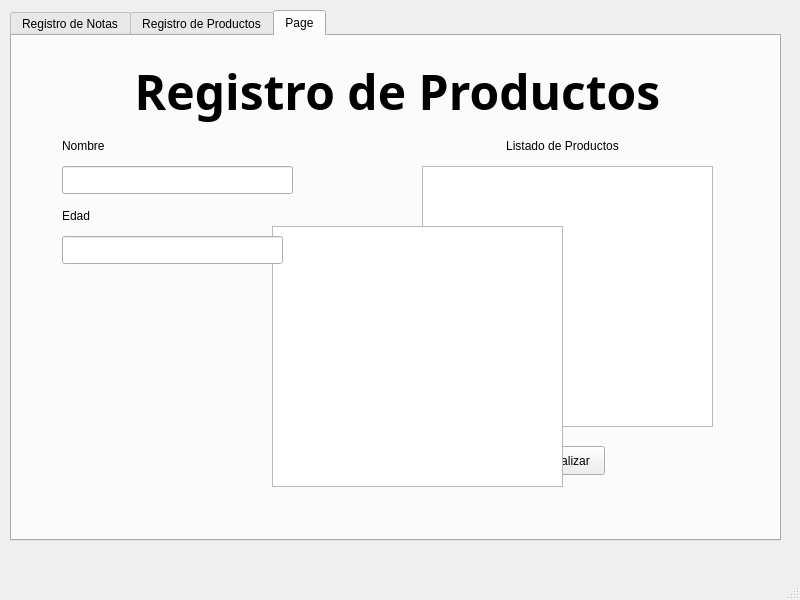
<?xml version="1.0" encoding="UTF-8"?>
<ui version="4.0">
 <class>MainWindow</class>
 <widget class="QMainWindow" name="MainWindow">
  <property name="geometry">
   <rect>
    <x>0</x>
    <y>0</y>
    <width>800</width>
    <height>600</height>
   </rect>
  </property>
  <property name="windowTitle">
   <string>MainWindow</string>
  </property>
  <widget class="QWidget" name="centralwidget">
   <widget class="QTabWidget" name="tabWidget">
    <property name="geometry">
     <rect>
      <x>10</x>
      <y>10</y>
      <width>771</width>
      <height>531</height>
     </rect>
    </property>
    <property name="currentIndex">
     <number>2</number>
    </property>
    <widget class="QWidget" name="tab">
     <attribute name="title">
      <string>Registro de Notas</string>
     </attribute>
     <widget class="QPushButton" name="btn_agregarEstudiante">
      <property name="geometry">
       <rect>
        <x>510</x>
        <y>440</y>
        <width>83</width>
        <height>29</height>
       </rect>
      </property>
      <property name="text">
       <string>Calificar</string>
      </property>
     </widget>
     <widget class="QTextEdit" name="textEdit">
      <property name="geometry">
       <rect>
        <x>40</x>
        <y>120</y>
        <width>291</width>
        <height>311</height>
       </rect>
      </property>
      <property name="readOnly">
       <bool>true</bool>
      </property>
     </widget>
     <widget class="QLabel" name="label_2">
      <property name="geometry">
       <rect>
        <x>90</x>
        <y>10</y>
        <width>551</width>
        <height>71</height>
       </rect>
      </property>
      <property name="font">
       <font>
        <family>Sitka Display Semibold</family>
        <pointsize>36</pointsize>
        <bold>true</bold>
       </font>
      </property>
      <property name="text">
       <string>Registro de Notas</string>
      </property>
      <property name="alignment">
       <set>Qt::AlignmentFlag::AlignCenter</set>
      </property>
     </widget>
     <widget class="QLabel" name="label_3">
      <property name="geometry">
       <rect>
        <x>410</x>
        <y>90</y>
        <width>141</width>
        <height>20</height>
       </rect>
      </property>
      <property name="text">
       <string>Reporte de Notas:</string>
      </property>
     </widget>
     <widget class="QTextEdit" name="textEdit_2">
      <property name="geometry">
       <rect>
        <x>410</x>
        <y>120</y>
        <width>291</width>
        <height>311</height>
       </rect>
      </property>
      <property name="readOnly">
       <bool>true</bool>
      </property>
     </widget>
     <widget class="QLabel" name="label_4">
      <property name="geometry">
       <rect>
        <x>40</x>
        <y>90</y>
        <width>181</width>
        <height>20</height>
       </rect>
      </property>
      <property name="text">
       <string>Estudiantes por Calificar:</string>
      </property>
     </widget>
    </widget>
    <widget class="QWidget" name="tab_2">
     <attribute name="title">
      <string>Registro de Productos</string>
     </attribute>
     <widget class="QLabel" name="label_8">
      <property name="geometry">
       <rect>
        <x>100</x>
        <y>30</y>
        <width>551</width>
        <height>71</height>
       </rect>
      </property>
      <property name="font">
       <font>
        <family>Sitka Display Semibold</family>
        <pointsize>36</pointsize>
        <bold>true</bold>
       </font>
      </property>
      <property name="text">
       <string>Registro de Productos</string>
      </property>
      <property name="alignment">
       <set>Qt::AlignmentFlag::AlignCenter</set>
      </property>
     </widget>
     <widget class="QLineEdit" name="lE_codigo">
      <property name="geometry">
       <rect>
        <x>90</x>
        <y>150</y>
        <width>231</width>
        <height>28</height>
       </rect>
      </property>
     </widget>
     <widget class="QLineEdit" name="lE_nombreProducto">
      <property name="geometry">
       <rect>
        <x>90</x>
        <y>220</y>
        <width>221</width>
        <height>28</height>
       </rect>
      </property>
     </widget>
     <widget class="QSpinBox" name="spinBox_cantidad">
      <property name="geometry">
       <rect>
        <x>90</x>
        <y>290</y>
        <width>111</width>
        <height>31</height>
       </rect>
      </property>
      <property name="minimum">
       <number>1</number>
      </property>
     </widget>
     <widget class="QDoubleSpinBox" name="dSpinBox_precio">
      <property name="geometry">
       <rect>
        <x>90</x>
        <y>360</y>
        <width>111</width>
        <height>31</height>
       </rect>
      </property>
     </widget>
     <widget class="QTextEdit" name="tE_productos">
      <property name="geometry">
       <rect>
        <x>400</x>
        <y>140</y>
        <width>291</width>
        <height>261</height>
       </rect>
      </property>
      <property name="readOnly">
       <bool>true</bool>
      </property>
     </widget>
     <widget class="QPushButton" name="btn_guardarProductos">
      <property name="geometry">
       <rect>
        <x>100</x>
        <y>420</y>
        <width>83</width>
        <height>29</height>
       </rect>
      </property>
      <property name="text">
       <string>Guardar</string>
      </property>
     </widget>
     <widget class="QPushButton" name="btn_modificar">
      <property name="geometry">
       <rect>
        <x>500</x>
        <y>420</y>
        <width>83</width>
        <height>29</height>
       </rect>
      </property>
      <property name="text">
       <string>Actualizar</string>
      </property>
     </widget>
     <widget class="QLabel" name="label_9">
      <property name="geometry">
       <rect>
        <x>90</x>
        <y>120</y>
        <width>181</width>
        <height>20</height>
       </rect>
      </property>
      <property name="text">
       <string>Código del Producto:</string>
      </property>
     </widget>
     <widget class="QLabel" name="label_10">
      <property name="geometry">
       <rect>
        <x>90</x>
        <y>190</y>
        <width>181</width>
        <height>20</height>
       </rect>
      </property>
      <property name="text">
       <string>Nombre del Producto:</string>
      </property>
     </widget>
     <widget class="QLabel" name="label_11">
      <property name="geometry">
       <rect>
        <x>90</x>
        <y>260</y>
        <width>181</width>
        <height>20</height>
       </rect>
      </property>
      <property name="text">
       <string>Cantidad:</string>
      </property>
     </widget>
     <widget class="QLabel" name="label_12">
      <property name="geometry">
       <rect>
        <x>90</x>
        <y>330</y>
        <width>231</width>
        <height>20</height>
       </rect>
      </property>
      <property name="text">
       <string>Precio Unitario del Producto (Lps.):</string>
      </property>
     </widget>
     <widget class="QLabel" name="label_13">
      <property name="geometry">
       <rect>
        <x>450</x>
        <y>110</y>
        <width>181</width>
        <height>20</height>
       </rect>
      </property>
      <property name="text">
       <string>Listado de Productos</string>
      </property>
      <property name="alignment">
       <set>Qt::AlignmentFlag::AlignCenter</set>
      </property>
     </widget>
    </widget>
    <widget class="QWidget" name="tab_5">
     <attribute name="title">
      <string>Page</string>
     </attribute>
     <widget class="QPushButton" name="btn_guardarDatos">
      <property name="geometry">
       <rect>
        <x>510</x>
        <y>410</y>
        <width>83</width>
        <height>29</height>
       </rect>
      </property>
      <property name="text">
       <string>Actualizar</string>
      </property>
     </widget>
     <widget class="QTextEdit" name="te_calculos">
      <property name="geometry">
       <rect>
        <x>410</x>
        <y>130</y>
        <width>291</width>
        <height>261</height>
       </rect>
      </property>
      <property name="readOnly">
       <bool>true</bool>
      </property>
     </widget>
     <widget class="QLabel" name="label_14">
      <property name="geometry">
       <rect>
        <x>460</x>
        <y>100</y>
        <width>181</width>
        <height>20</height>
       </rect>
      </property>
      <property name="text">
       <string>Listado de Productos</string>
      </property>
      <property name="alignment">
       <set>Qt::AlignmentFlag::AlignCenter</set>
      </property>
     </widget>
     <widget class="QLabel" name="label_15">
      <property name="geometry">
       <rect>
        <x>110</x>
        <y>20</y>
        <width>551</width>
        <height>71</height>
       </rect>
      </property>
      <property name="font">
       <font>
        <family>Sitka Display Semibold</family>
        <pointsize>36</pointsize>
        <bold>true</bold>
       </font>
      </property>
      <property name="text">
       <string>Registro de Productos</string>
      </property>
      <property name="alignment">
       <set>Qt::AlignmentFlag::AlignCenter</set>
      </property>
     </widget>
     <widget class="QTextEdit" name="te_sinCalcular">
      <property name="geometry">
       <rect>
        <x>260</x>
        <y>190</y>
        <width>291</width>
        <height>261</height>
       </rect>
      </property>
      <property name="readOnly">
       <bool>true</bool>
      </property>
     </widget>
     <widget class="QLabel" name="label_27">
      <property name="geometry">
       <rect>
        <x>50</x>
        <y>170</y>
        <width>181</width>
        <height>20</height>
       </rect>
      </property>
      <property name="text">
       <string>Edad</string>
      </property>
     </widget>
     <widget class="QLabel" name="label_28">
      <property name="geometry">
       <rect>
        <x>50</x>
        <y>100</y>
        <width>181</width>
        <height>20</height>
       </rect>
      </property>
      <property name="text">
       <string>Nombre</string>
      </property>
     </widget>
     <widget class="QLineEdit" name="lE_codigo_3">
      <property name="geometry">
       <rect>
        <x>50</x>
        <y>130</y>
        <width>231</width>
        <height>28</height>
       </rect>
      </property>
     </widget>
     <widget class="QLineEdit" name="lE_nombreProducto_3">
      <property name="geometry">
       <rect>
        <x>50</x>
        <y>200</y>
        <width>221</width>
        <height>28</height>
       </rect>
      </property>
     </widget>
    </widget>
   </widget>
  </widget>
  <widget class="QMenuBar" name="menubar">
   <property name="geometry">
    <rect>
     <x>0</x>
     <y>0</y>
     <width>800</width>
     <height>25</height>
    </rect>
   </property>
  </widget>
  <widget class="QStatusBar" name="statusbar"/>
 </widget>
 <resources/>
 <connections/>
</ui>
